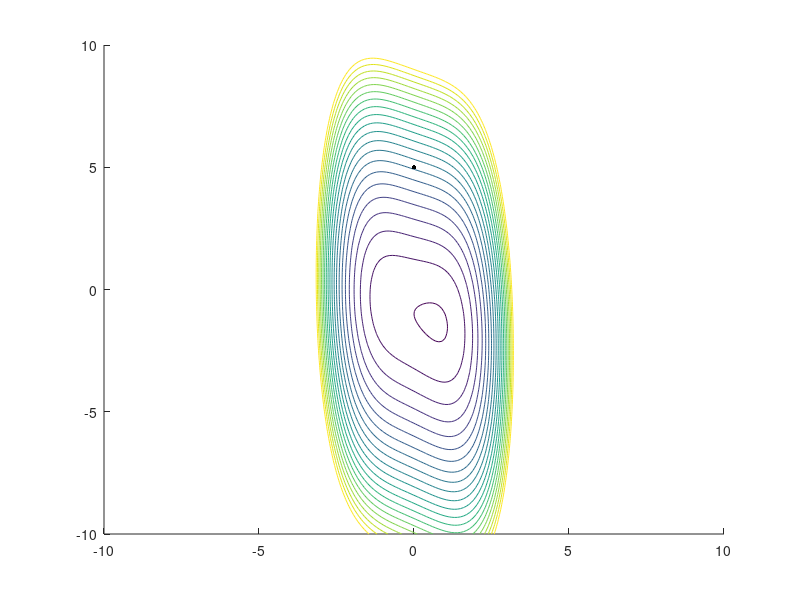

Recreate this plot in MATLAB. (Note: this script raises an error after producing the figure.)
function mb_levenbergMarquardt

% 2010 m.bangert@dkfz.de
% solving a toy problem f(x,y) = x^4 + x*y + (1+y)^2 using the Levenberg
% Marquart strategy to enfore positive definite hessian matrices
%
% example : mb_levenbergMarquart (function does not take any argument)

fprintf(['\nLevenberg Marquardt algorithm on toy problem\n\n' ...
           'f(x,y) = x^4 + x*y + (1+y)^2\n\n']);
       
% specify sarting point (note: x(1) = 0 is interesting)
x       = [0 5]'; % starting value for parameters

% plot data
close all
figure
hold on
res   = .1;
limit = 10;
[X Y] = meshgrid(-limit:res:limit,-limit:res:limit);
Z     = X.^4+X.*Y+(1+Y).^2;
contour(X,Y,Z,[0:5:100])
plot3(x(1),x(2),0,'k.','MarkerSize',10);
       
% 1st calculation of objective function and gradient
objFunc         = @(x) x(1).^4 + x(1).*x(2) + (1+x(2)).^2;
objFuncValue    = objFunc(x);
oldObjFuncValue = objFuncValue + 1;
gradFunc        = @(x) [4*x(1) + x(2); x(1) + 2 + 2*x(2)];
dx              = gradFunc(x);
hessianFunc     = @(x) [ 12*x(1) 1;1 2]; % precise hessian

% lamba is the levenberg marquart damping factor to enforce positive
% definite hessian matrices...
lambda          = 10;
H               = hessianFunc(x) + lambda*eye(2);

% iterate
iter      = 0;
numOfIter = 100;
prec      = 1e-5;

% convergence if gradient smaller than prec, change in objective function
% smaller than prec or maximum number of iteration reached...
while iter < numOfIter && abs((oldObjFuncValue-objFuncValue)/objFuncValue)>prec && norm(dx)>prec
    
    % increment iteration counter
    iter = iter + 1;
    
    % remember old objective function value
    oldObjFuncValue = objFuncValue;   
    
    % 1 obtain search direction
    dir = -(H\dx); % this is the efficient matlab notation for -inv(H)*dx
    
    % 2.1 linesearch to to find acceptable stepsize alpha
    alpha = mb_backtrackingLineSearch(objFunc,objFuncValue,x,dx,dir);
        
    % 2.2 update x
    x = x + alpha*dir;
    
    % update objective function
    objFuncValue = objFunc(x);
    
    % recalculate gradient
    dx = gradFunc(x);
    
    % update hessian
    H = hessianFunc(x) + lambda*eye(2); % there might be strategies to adjust lambda while iterating...?!
    
    fprintf(1,'# %d: alpha = %1.6f, OF = %f (grad = %f)\n',iter,alpha,objFuncValue,norm(dx));
    
    % plot
    plot3(x(1),x(2),0,'k.','MarkerSize',10);
    drawnow;
    
end

fprintf(['\n' num2str(iter) ' iteration(s) performed to converge\n'])
fprintf(1,'Final solution: x=(%f,%f)\n',x(1),x(2));

end


